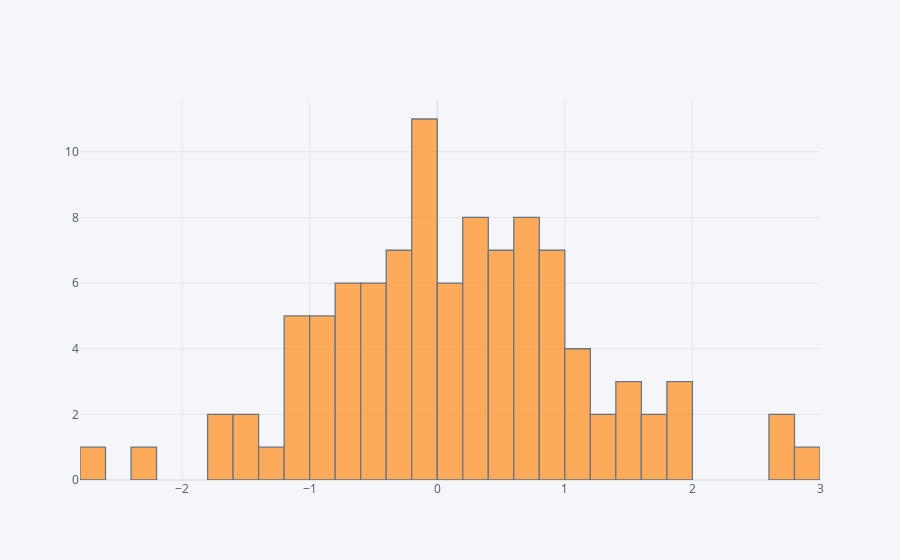

Notebook code cell kept with this figure:
### Code cell
df['A'].iplot(kind='hist', bins=30)

### Figure 1 — Plotly figure (JSON) as saved in the notebook; plotly's stock layout.template omitted (floating-point values rounded to 4 significant figures)
{"data": [{"histfunc": "count", "histnorm": "", "marker": {"color": "rgba(255, 153, 51, 1.0)", "line": {"color": "#4D5663", "width": 1.3}}, "name": "A", "nbinsx": 30, "opacity": 0.8, "orientation": "v", "type": "histogram", "x": [-0.05476, 0.3186, 0.5567, -0.01975, 0.5882, -0.9666, 0.4519, -0.4856, -0.2298, -0.5464, 1.04, -0.8959, 1.49, 1.83, -0.6385, 0.9346, -0.2553, -0.5409, 0.8147, 1.169, 0.7804, -1.169, 0.08568, 0.4482, -2.398, -0.4573, 1.088, -1.138, -0.2061, 0.0007595, -0.7532, -1.59, -0.03972, 2.885, -0.06852, -1.671, 0.7942, -0.4222, -1.054, -0.1042, 0.5322, 1.328, 0.3394, -0.16, -0.33, 0.8329, -0.2358, 0.2487, -0.1328, 0.6298, 1.712, 0.06103, 0.197, -1.062, -2.746, 0.7938, -0.3047, 0.6157, 0.6639, -1.118, -0.3436, 0.4427, 0.3542, 0.3021, -1.53, 1.65, -0.9197, 0.9941, -0.09305, -0.7496, -0.6533, 1.506, 0.3099, 0.8438, 1.089, 0.9175, 0.3291, -0.08219, 1.247, -0.711, 1.561, 2.781, 0.1476, 2.755, 0.02878, -0.8166, 1.854, -0.4272, -1.266, -1.753, -0.6923, -0.07549, 0.6701, -0.0824, 1.949, 0.2273, 0.5384, -0.9473, 0.9621, 0.6662]}], "layout": {"barmode": "overlay", "legend": {"bgcolor": "#F5F6F9", "font": {"color": "#4D5663"}}, "paper_bgcolor": "#F5F6F9", "plot_bgcolor": "#F5F6F9", "title": {"font": {"color": "#4D5663"}}, "xaxis": {"gridcolor": "#E1E5ED", "showgrid": true, "tickfont": {"color": "#4D5663"}, "title": {"font": {"color": "#4D5663"}, "text": ""}, "zerolinecolor": "#E1E5ED"}, "yaxis": {"gridcolor": "#E1E5ED", "showgrid": true, "tickfont": {"color": "#4D5663"}, "title": {"font": {"color": "#4D5663"}, "text": ""}, "zerolinecolor": "#E1E5ED"}}}
